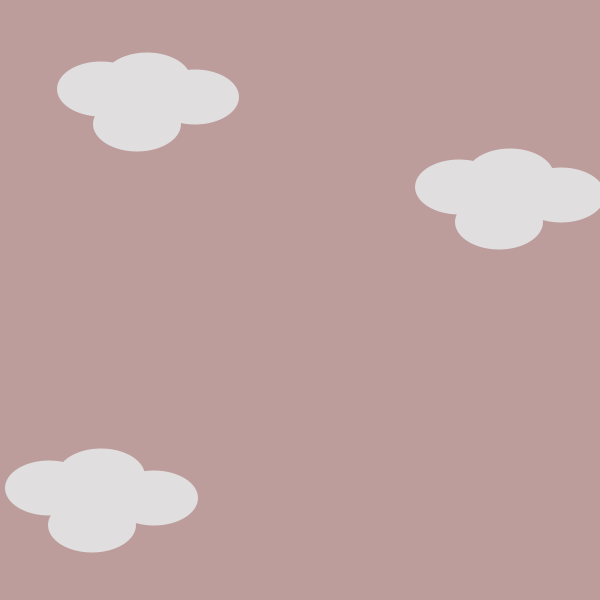
Frame 1 (no input)
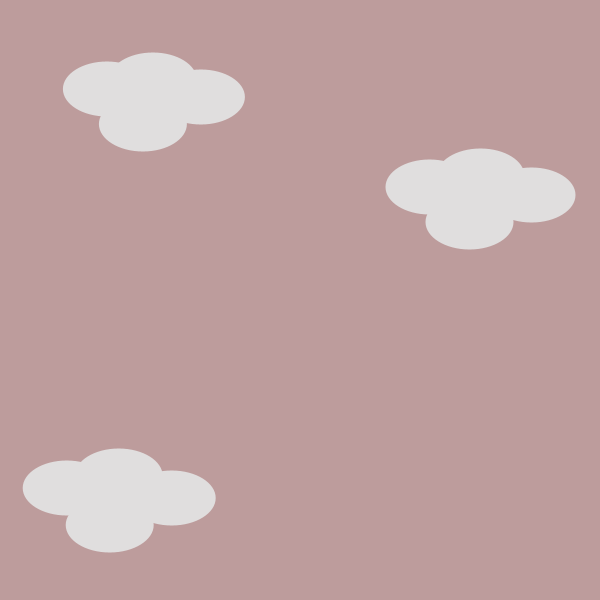
Frame 60 (the mouse pressed at the canvas centre just before this capture)
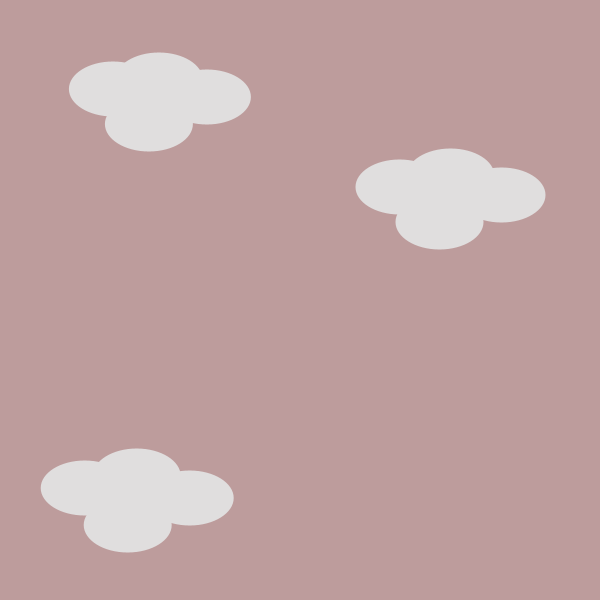
Frame 120 (the mouse held since frame 60 and released just before this capture)

The Processing sketch that drew these frames (run headless with seeded random() and noise(); from frame 60 on, the mouse is pressed at the canvas centre):

// Processing sketch: ex_03_booker_talitha
// ── ex_03_booker_talitha.pde
float varA;
float varB;
float varC;
float varD;
float vaA;
float vaB;
float vaC;
float vaD;
float clouA;
float clouB;
float clouC;
float clouD;

void setup() {
  size(600, 600);

  varA=101;
  varB=137;
  varC=195;
  varD=147;
  vaA=499;
  vaB=459;
  vaC=510;
  vaD=561;
  clouA=49;
  clouB=101;
  clouC=154;
  clouD=92;
}
//-----------------------paper bird
void draw() {
  background(#bd9c9c);
  if ((mouseX>50)&&(mouseX<200)) {
    fill(255);
    stroke(0);
    strokeWeight(1);
    smooth();
    beginShape();
    vertex(117, 211);
    vertex(180, 226);
    vertex(196, 259);
    vertex(205, 231);
    vertex(227, 231);
    vertex(249, 259);
    vertex(218, 261);
    vertex(215, 289);
    vertex(166, 330);
    vertex(133, 313);
    vertex(102, 328);
    vertex(111, 296);
    vertex(145, 284);
    vertex(120, 249);
    vertex(96, 235);
    vertex(123, 236);
    vertex(162, 266);
    vertex(154, 239);
    vertex(117, 211);
    endShape(CLOSE);
    fill(0);
    ellipse(223, 239, 5, 5);
  } 
  else if ((mouseX>200)&&(mouseX<300)) {
    background(#a08585);
    stroke(0);
    strokeWeight(1);
    fill(155);
    smooth();
    beginShape();
    vertex(237, 211);
    vertex(300, 226);
    vertex(316, 259);
    vertex(325, 231);
    vertex(347, 231);
    vertex(369, 259);
    vertex(338, 261);
    vertex(335, 289);
    vertex(286, 330);
    vertex(253, 313);
    vertex(222, 328);
    vertex(231, 296);
    vertex(265, 284);
    vertex(240, 249);
    vertex(216, 235);
    vertex(243, 236);
    vertex(282, 266);
    vertex(274, 239);
    vertex(237, 211);
    endShape(CLOSE);
    fill(0);
    ellipse(343, 239, 5, 5);
  }
  else if ((mouseX>300)&&(mouseX<550)) {
    background(#6c5a5a);
    stroke(0);
    strokeWeight(1);
    fill(55);
    smooth();
    beginShape();
    vertex(337, 211);
    vertex(400, 226);
    vertex(416, 259);
    vertex(425, 231);
    vertex(447, 231);
    vertex(469, 259);
    vertex(438, 261);
    vertex(435, 289);
    vertex(386, 330);
    vertex(353, 313);
    vertex(322, 328);
    vertex(331, 296);
    vertex(365, 284);
    vertex(340, 249);
    vertex(316, 235);
    vertex(343, 236);
    vertex(382, 266);
    vertex(374, 239);
    vertex(337, 211);
    endShape(CLOSE);
    fill(0);
    ellipse(443, 239, 5, 5);
  }

  fill(#E0DEDE);
  noStroke();
  ellipse(varA, 89, 88, 55);
  ellipse(varB, 124, 88, 55);
  ellipse(varC, 97, 88, 55);
  ellipse(varD, 80, 88, 55);
  varA=varA+.1;
  varB=varB+.1;
  varC=varC+.1;
  varD=varD+.1;
  ellipse(vaA, 222, 88, 55);
  ellipse(vaB, 187, 88, 55);
  ellipse(vaC, 176, 88, 55);
  ellipse(vaD, 195, 88, 55);
  vaA=vaA-.5;
  vaB=vaB-.5;
  vaC=vaC-.5;
  vaD=vaD-.5;
  ellipse(clouA, 488, 88, 55);
  ellipse(clouB, 476, 88, 55);
  ellipse(clouC, 498, 88, 55);
  ellipse(clouD, 525, 88, 55);
  clouA=clouA+.3;
  clouB=clouB+.3;
  clouC=clouC+.3;
  clouD=clouD+.3;
}
